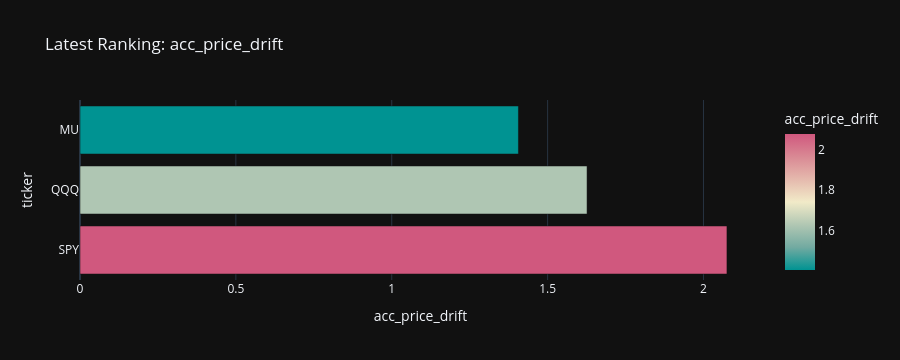

The cell this chart's notebook holds for it:
### Markdown cell above
## Feature Ranking Panel

### Code cell
DEFAULT_FEATURE = "acc_price_drift" if "acc_price_drift" in features_pd.columns else feature_groups["all"][0]
plot_feature_ranking(features_pd, DEFAULT_FEATURE, ascending=False).show()

### Figure 1 — Plotly figure (JSON) as saved in the notebook; plotly's stock layout.template omitted (floating-point values rounded to 4 significant figures)
{"data": [{"hovertemplate": "acc_price_drift=%{marker.color}<br>ticker=%{y}<extra></extra>", "legendgroup": "", "marker": {"color": [2.075, 1.627, 1.406], "coloraxis": "coloraxis", "pattern": {"shape": ""}}, "name": "", "orientation": "h", "showlegend": false, "textposition": "auto", "type": "bar", "x": [2.075, 1.627, 1.406], "xaxis": "x", "y": ["SPY", "QQQ", "MU"], "yaxis": "y"}], "layout": {"barmode": "relative", "coloraxis": {"colorbar": {"title": {"text": "acc_price_drift"}}, "colorscale": [[0, "rgb(0, 147, 146)"], [0.1667, "rgb(114, 170, 161)"], [0.3333, "rgb(177, 199, 179)"], [0.5, "rgb(241, 234, 200)"], [0.6667, "rgb(229, 185, 173)"], [0.8333, "rgb(217, 137, 148)"], [1, "rgb(208, 88, 126)"]]}, "height": 360, "legend": {"tracegroupgap": 0}, "title": {"text": "Latest Ranking: acc_price_drift"}, "xaxis": {"anchor": "y", "domain": [0, 1], "title": {"text": "acc_price_drift"}}, "yaxis": {"anchor": "x", "domain": [0, 1], "title": {"text": "ticker"}}}}
